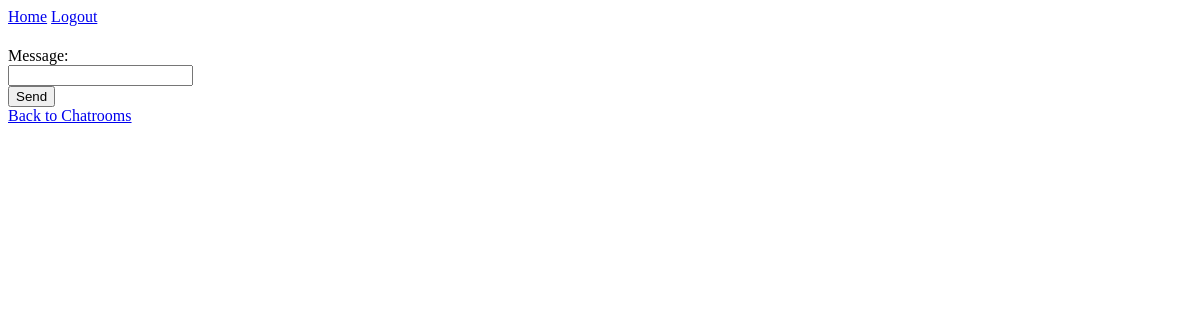
Before: /chatroom/2 (signed in) with the older database file.
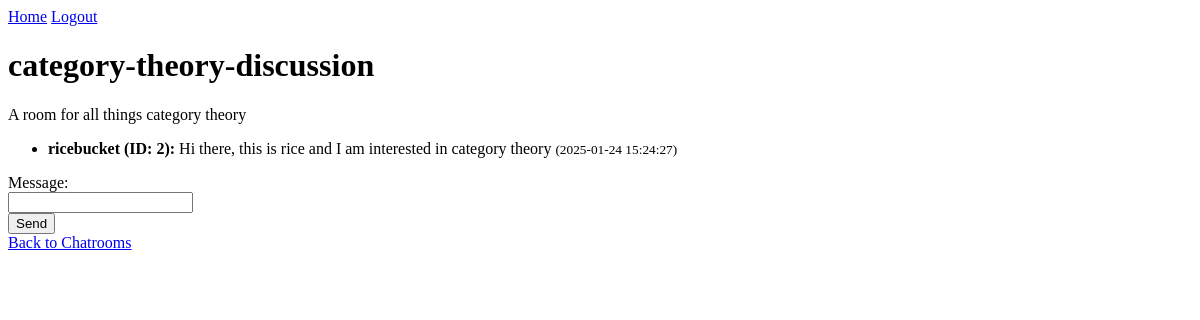
After: the same page with the newer database file.
### models.py (models this page shows)
class Chatroom(db.Model):
    chatroom_id = db.Column(db.Integer, primary_key=True)
    chatroom_name = db.Column(db.String(80), nullable=False)
    description = db.Column(db.String(200))

class ChatroomMessages(db.Model):
    message_id = db.Column(db.Integer, primary_key=True)
    chatroom_id = db.Column(db.Integer, db.ForeignKey('chatroom.chatroom_id'), nullable=False)
    sent_by = db.Column(db.Integer, db.ForeignKey('profile.profile_id'), nullable=False)
    message = db.Column(db.String(500), nullable=False)
    timestamp = db.Column(db.DateTime, nullable=False)

class Profile(db.Model):
    profile_id = db.Column(db.Integer, primary_key=True)
    username = db.Column(db.String(80), unique=True, nullable=False)
    password = db.Column(db.String(120), nullable=False)
    date_created = db.Column(db.DateTime, nullable=False)
    bio = db.Column(db.String(200))
    profile_pic = db.Column(db.String(200))

### app.py (the view, shortened to what this page needs)
@app.route('/chatroom/<int:room_id>', methods=['GET', 'POST'])
def chatroom(room_id):
    if 'user_id' not in session:
        return redirect(url_for('login'))
    room = Chatroom.query.get(room_id)
    messages = db.session.query(
        ChatroomMessages.message,
        ChatroomMessages.timestamp,
        Profile.username,
        Profile.profile_id
    ).join(Profile, ChatroomMessages.sent_by == Profile.profile_id) \
     .filter(ChatroomMessages.chatroom_id == room_id).all()
    return render_template('chatroom.html', room=room, messages=messages)

### templates/chatroom.html
{% extends "base.html" %}
{% block content %}
<h1>{{ room.chatroom_name }}</h1>
<p>{{ room.description }}</p>
<ul id="messages">
  {% for message, timestamp, username, profile_id in messages %}
      <li>
          <strong>{{ username }} (ID: {{ profile_id }}):</strong>
          {{ message }}
          <small>({{ timestamp.strftime('%Y-%m-%d %H:%M:%S') }})</small>
      </li>
  {% endfor %}
</ul>
<form method="post">
  <label for="message">Message:</label><br>
  <input type="text" id="message" name="message" required><br>
  <button type="submit">Send</button>
</form>
<a href="/chatrooms">Back to Chatrooms</a>
{% endblock %}

### templates/base.html (shortened to what this page needs)
<!DOCTYPE html>
<html>
<head>
  <link rel="stylesheet" href="{{ url_for('static', filename='styles.css') }}">
</head>
<body>
  <nav>
      <a href="/">Home</a>
      {% if session.get('user_id') %}
          <a href="/logout">Logout</a>
      {% else %}
          <a href="/login">Login</a>
      {% endif %}
  </nav>
  <div class="content">
      {% block content %}{% endblock %}
  </div>
</body>
</html>

Changed rows visible on the page:
added Chatroom: chatroom_name "category-theory-discussion", description "A room for all things category theory"
added ChatroomMessages: username "ricebucket", profile_id "2", message "Hi there, this is rice and I am interested in category theory", strftime "2025-01-24 15:24:27"
